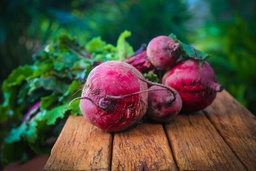
#> input picture beetroot3.jpg, 256 x 171 px, shrunk from 1920 x 1280 before the run
$ python main.py
#> lines starting #> are read from the running program, lines starting #| are printed output that depends on the picture; after the words box and inside, x2 and y2 are one past the last pixel; in counts of white or black regions, pixels touching at a corner belong together
import cProfile
import pstats
from pstats import SortKey
import cv2
import numpy as np
def convolve(image, kernel):
    output = np.zeros((image.shape), image.dtype)
    for r in range(1, image.shape[0] - 1):
        for c in range(1, image.shape[1] -1 ):
            value = 0
            for a in range(0, 3):
                for b in range(0, 3):
                    value = int(int(value) + int(kernel[a][b]) * int(image[r + a - 1, c + b - 1]))
            value = int(value / 8)
            if value < 0:
                value = 0
            if value > 255:
                value = 255
            output[r, c] = value
    return output


# [49 lines left out: functions basicGlobalThresholding, applyThreshold, not called in this run]

def getMagnitude(gx,gy):
    newgx = np.zeros((gx.shape),gx.dtype)
    newgy = np.zeros((gy.shape),gy.dtype)
    addition = np.zeros((gx.shape),gx.dtype)
    squre_root = np.zeros((gx.shape),gx.dtype)
    convert_integer = np.zeros((gx.shape),gx.dtype)
    newgx = np.multiply(gx,gx)
    newgy = np.multiply(gy,gy)
    addition = np.add(newgx,newgy)
    squre_root = np.sqrt(addition)
    convert_integer = squre_root.astype(int)
    for r in range(1, convert_integer.shape[0]):
        for c in range(1, convert_integer.shape[1]):
            if convert_integer[r , c] > 255:
                convert_integer[r , c] = 255


    return convert_integer

def get_direction(gx,gy):
    division = np.zeros((gx.shape),float)
    angle = np.zeros((gx.shape),float)
    angle_in_degrees = np.zeros((gx.shape),float)

    division = np.true_divide(gy,gx,where=(gx!=0) | (gy!=0))
    division[np.isnan(division) | (~np.isfinite(division))] = 0

    angle = np.arctan(division)
    angle_in_degrees = np.rad2deg(angle)
    return angle_in_degrees


def getSuppression(magnitude,direction):
    newImage = np.zeros((magnitude.shape), magnitude.dtype)
    height = magnitude.shape[0]
    weight = magnitude.shape[1]
    for r in range(0,magnitude.shape[0] -1 ):
        for c in range(0,magnitude.shape[1] -1):
            if direction[r,c] > -22.5 and direction[r,c] <=22.5 or direction[r,c] > 157.5 and direction[r,c] <= -157.5:
                if magnitude[r , c] < (magnitude[r -1 ,c] or magnitude[r + 1,  c]):
                    newImage[r , c] = 0
                else: newImage[r,c] = magnitude[r , c]
            elif direction[r,c] > 22.5 and direction[r,c] <= 67.5 or direction[r,c] > -157.5 and direction[r,c] <= -112.5:
                if magnitude[r,c] < (magnitude[r -1,c - 1] or magnitude[r + 1,c + 1]):
                    newImage[r,c] = 0
                else:newImage[r,c] = magnitude[r,c]
            elif direction[r,c] > 67.5 and direction[r,c] <= 112.5 or direction[r,c] > -112.5 and direction[r,c] <= -67.5:
                if magnitude[r ,c] < (magnitude [r , c -1] or magnitude[r ,c + 1]):
                    newImage[r , c] = 0
                else:newImage[r , c] = magnitude[r ,c]
            elif direction[r,c] > 112.5 and direction[r,c] <= 157.5 or direction[r,c] > -67.5 and direction[r,c] <= -22.5:
                if magnitude[r , c] < (magnitude[r - 1,c + 1] or magnitude[r + 1,c -1]):
                    newImage[r,c] = 0
                else:newImage[r ,c] = magnitude[r ,c]


    return newImage

# [25 lines left out: functions get_direction_radian, nonMaximaSuppression, not called in this run]
def thresholds(image, tl, th):
    M,N = image.shape
    cf = {
        'WEAK': np.int32(50),
        'STRONG': np.int32(255),
    }

    strong_i, strong_j = np.where(image > th)
    weak_i, weak_j = np.where((image >= tl) & (image <= th))
    zero_i, zero_j = np.where(image < tl)

    image[strong_i, strong_j] = cf.get('STRONG')
    image[weak_i, weak_j] = cf.get('WEAK')
    image[zero_i, zero_j] = np.int32(0)
    weak = tl
    strong = 255
    for i in range(M):
        for j in range(N):
            if image[i, j] == weak:
                try:
                    if ((image[i + 1, j] == strong) or (image[i - 1, j] == strong)
                         or (image[i, j + 1] == strong) or (image[i, j - 1] == strong)
                         or (image[i+1, j + 1] == strong) or (image[i-1, j - 1] == strong)):
                        image[i, j] = strong
                    else:
                        image[i, j] = 0
                except IndexError as e:
                    pass
    return image

image = cv2.imread("beetroot3.jpg")
#> image is the input picture: shape (171, 256, 3); mean B, G, R 58.3, 78.3, 76.5


image = cv2.cvtColor(image, cv2.COLOR_BGR2GRAY)
#> image: shape (171, 256)
#canny = cv2.Canny(image, 70, 90)


kernelX = [[-1, 0, 1], [-2, 0, 2], [-1, 0, 1]]
kernelY = [[1, 2, 1], [0, 0, 0], [-1, -2, -1]]

def cannyEdgeDetector(image):
    pr = cProfile.Profile()
    pr.enable()
    kernelX = [[-1, 0, 1], [-2, 0, 2], [-1, 0, 1]]
    kernelY = [[1, 2, 1], [0, 0, 0], [-1, -2, -1]]
    convolveKernelX = convolve(image,kernelX)
    convolveKernelY = convolve(image,kernelY)
#> after the loop in convolve (call 2), `for r in range(1, image.shape[0] - 1):`:
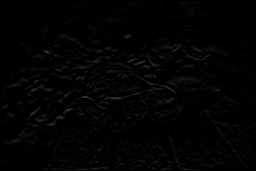
#> output: shape (171, 256); min 0, max 57, mean 2.5
    magnitude = getMagnitude(convolveKernelX,convolveKernelY)
    direction = get_direction(convolveKernelX,convolveKernelY)
#> in get_direction, `division[np.isnan(division) | (~np.isfinite(division))] = 0`:
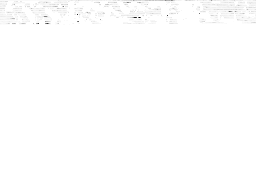
#> division: shape (171, 256) float64; min -1.3e+306, max 55, mean -inf; drawn with min black and max white
    suppression = getSuppression(magnitude,direction)
#> after the loop in getSuppression, `for r in range(0,magnitude.shape[0] -1 ):`:
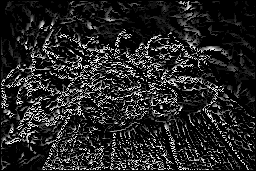
#> newImage: shape (171, 256) int64; min 0, max 15, mean 2.2; drawn with min black and max white
    M = image.shape[0]
    N = image.shape[1]
    tl = 10
    th = 100
    weak = tl
    final_image = thresholds(suppression,tl,th)

    return final_image


output4 = cannyEdgeDetector(image)
#> in thresholds, `strong_i, strong_j = np.where(image > th)`: strong_i = empty array
#> in thresholds, `weak_i, weak_j = np.where((image >= tl) & (image <= th))`: weak_i = 4021 values from 1 to 169; weak_j = 4021 values, max 254 at index 2904, min 1 at index 1593, mean 113
#> in thresholds, `image[weak_i, weak_j] = cf.get('WEAK')`: image: shape (171, 256) int64; 9.19% of pixels changed, all inside (x1, y1, x2, y2) = (1, 1, 255, 170)
#> in thresholds, `image[zero_i, zero_j] = np.int32(0)`:
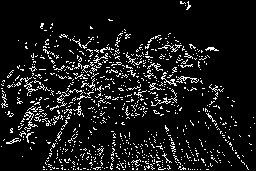
#> image: shape (171, 256) int64; values 0 (black) and 50 (white), 9.2% white in thin lines or dots
#print(output4)
#cv2.imwrite("new.jpg",output4)

output = cv2.Canny(image,10,100)
#> output: shape (171, 256); 23.6% white in thin lines or dots
cv2.imwrite("new1.jpg",output)
#cProfile.run('convolve(image,kernelX')
#cProfile.run('convolve,image,kernelY')


#Error diffrence between two image
errorRates = np.subtract(output,output4)
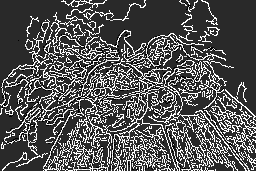
#> errorRates: shape (171, 256) int64; min -50, max 255, mean 55.5; drawn with min black and max white
cv2.imwrite('Error_Rates.jpg',errorRates)
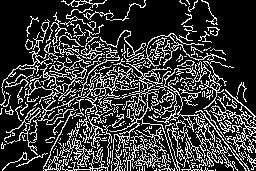
#> saved as Error_Rates.jpg: shape (171, 256); min 0, max 255, mean 57.7
Sum = np.matrix(errorRates).sum()
#> Sum = 2429530
print(sum)


cProfile.run('cannyEdgeDetector(image)','stats')
#> in get_direction (call 2), `angle = np.arctan(division)`:
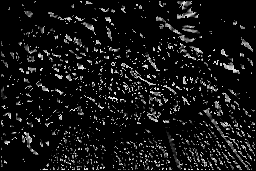
#> angle: shape (171, 256) float64; min 0, max 1.55, mean 0.125; drawn with min black and max white
p = pstats.Stats('stats')
p.strip_dirs().sort_stats(-1).print_stats()

$ run again, with beetroot1.jpg copied over beetroot3.jpg
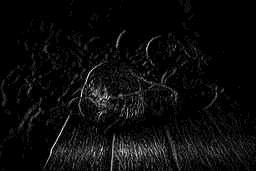
#> input picture beetroot1.jpg, 256 x 171 px, shrunk from 1920 x 1280 before the run
#> image is the input picture: shape (171, 256, 3); min 0, max 19, mean 0.85
#> in getMagnitude, `convert_integer = squre_root.astype(int)`:
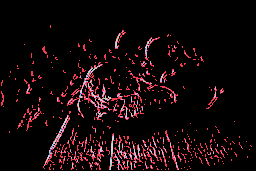
#> convert_integer: shape (171, 256) int64; 9 distinct labels, from 0 to 8; one colour per label, 0 black
#> strong_i = empty array
#> Sum = 0
#> in get_direction (call 2), `division[np.isnan(division) | (~np.isfinite(division))] = 0`:
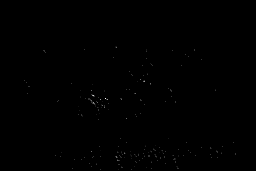
#> division: shape (171, 256) float64; min 0, max 5, mean 0.00641; drawn with min black and max white
